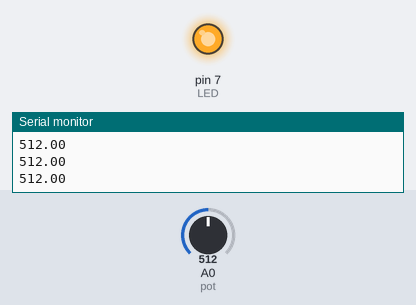
Bench run of a sketch on a simulated Arduino Uno, built with avr-gcc and run on an emulated ATmega328P. Parts: output pins drawn as LEDs (lit = HIGH), the last lines printed to the serial monitor. The inputs (shaded band) are chosen by the test bench; at power-on: A0 (pot) = 512.

Above: at 1.2 s.
1.3 s: A0 (pot) set to 686
2.8 s: A0 (pot) set to 718
At 3.9 s:
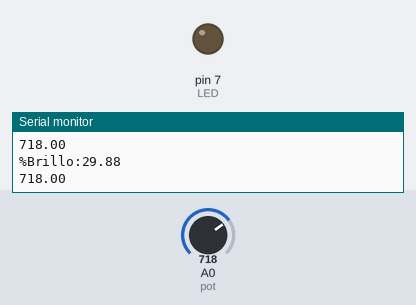
4.3 s: A0 (pot) set to 511
At 4.7 s:
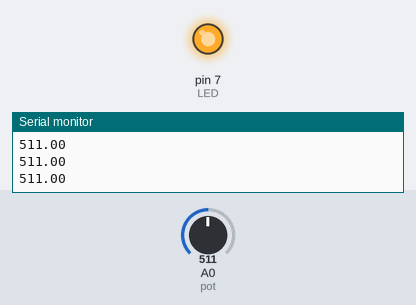
5.8 s: A0 (pot) set to 716
At 6.3 s:
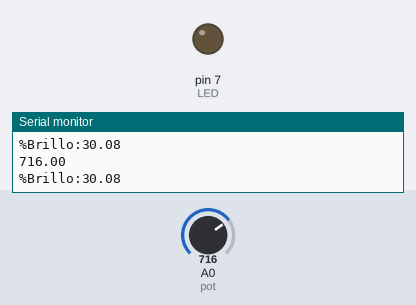
Timing chart, 0 to 8.3 s (numbered marks = the images above; inputs shaded):
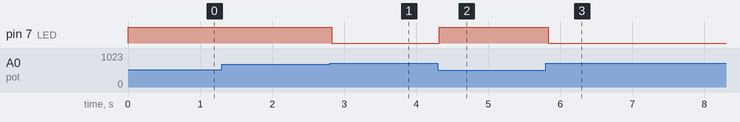

Measured:
- the behaviour switches between 702 and 703 on A0 (pot) (found by bisection; images 0 and 1)
- after the input at 2.8 s, pin 7 (LED): HIGH → LOW at once
- after the input at 4.3 s, pin 7 (LED): LOW → HIGH at once
- after the input at 5.8 s, pin 7 (LED): HIGH → LOW at once

The sketch:

P6A2-Luminosidad.ino
```cpp
#define pot A0
#define LED 7

float value = 0.0;
float brillo = 0.0;
float valor = 0.0;

void setup() {
  pinMode(LED,OUTPUT);
  Serial.begin(9600);

}

void loop() {

  value = analogRead(pot);
  Serial.println(value);
  brillo = 255-(value/1024*255);
  if (brillo < 20){
    analogWrite(LED, 0);
  }
  else
   if(brillo > 80)
    analogWrite(LED,255);

  else{

  Serial.print("%Brillo:");
  Serial.println(brillo*100/255);
  //delay(1000);
  analogWrite(LED,brillo);
  }

}
```
